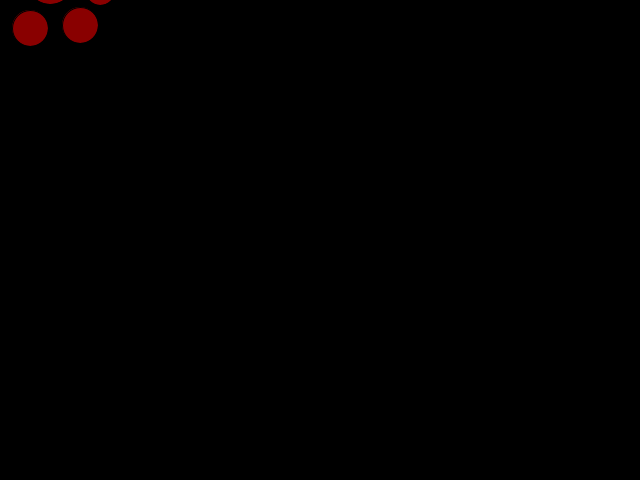
Frame 1 (no input)
Frame 60 (the mouse pressed at the canvas centre just before this capture): identical to frame 1, image omitted
Frame 120 (the mouse held since frame 60 and released just before this capture): blank canvas, image omitted

The Processing sketch that drew this single still picture (run headless with seeded random() and noise(); from frame 60 on, the mouse is pressed at the canvas centre):

// Processing sketch: processing_88726
// ── processing_88726.pde

int startX = 320;
int startY = 220;
float scale = 30;
float sizeEllipse = 100;
int color1 = 175;
int color2 = 0;
int color3 = 0;
int opacity = 200;
int frameScale = 5;
int frame = 0;
boolean ellipse1 = true;
boolean ellipse2 = true;
boolean ellipse3 = true;
boolean ellipse4 = true;
boolean blink = false;
int offsetX = startX;
int offsetY = 10;
 
 
void setup() {
  size(640, 480);
  ellipseMode(CENTER);
}
 
void draw() {
  background(0);
 
  if (mouseY < height && mouseY > 0) {
    if (mouseY > startY) {
      color1 = mouseY - startY;
    }
    else {
      color1 = startY - mouseY;
    }
  }
 
  fill(color1, color2, color3, opacity);
 
  if (ellipse1) {
    ellipse(startX - offsetX - 1*sizeEllipse, pmouseY - offsetY, int(.01*sizeEllipse*scale), int(.01*sizeEllipse*scale));
    ellipse(startX - offsetX + 1*sizeEllipse, pmouseY - offsetY, int(.01*sizeEllipse*scale), int(.01*sizeEllipse*scale));
  }
  if (ellipse2) {
    ellipse(startX - offsetX - int(.5*sizeEllipse), pmouseY - offsetY - int(.1*sizeEllipse), int(scale*.016*sizeEllipse), int(scale*.016*sizeEllipse));
    ellipse(startX - offsetX + int(.5*sizeEllipse), pmouseY - offsetY - int(.10*sizeEllipse), int(scale*.016*sizeEllipse), int(scale*.016*sizeEllipse));
  }
  if (ellipse3) {
    ellipse(startX - offsetX - int(.8*sizeEllipse), pmouseY - offsetY + int(.35*sizeEllipse), int(scale*.012*sizeEllipse), int(scale*.012*sizeEllipse));
    ellipse(startX - offsetX + int(.8*sizeEllipse), pmouseY - offsetY + int(.35*sizeEllipse), int(scale*.012*sizeEllipse), int(scale*.012*sizeEllipse));
  }
  if (ellipse4) {
    ellipse(startX - offsetX - int(.3*sizeEllipse), pmouseY - offsetY + int(.38*sizeEllipse), int(scale*.012*sizeEllipse), int(scale*.012*sizeEllipse));
    ellipse(startX - offsetX + int(.3*sizeEllipse), pmouseY - offsetY + int(.38*sizeEllipse), int(scale*.012*sizeEllipse), int(scale*.012*sizeEllipse));
  }
 
  if (mouseX < width && mouseX > 0) {
    offsetX += pmouseX - mouseX;
    sizeEllipse = abs(mouseX - startX);
  }
 
  if (blink == true) {
    if ((frame + frameScale*4) % 100 == 0) {
      ellipse1 = false;
    }
    if ((frame + frameScale*3) % 100 == 0) {
      ellipse1 = true;
      ellipse2 = false;
    }
    if ((frame + frameScale*2) % 100 == 0) {
      ellipse2 = true;
      ellipse3 = false;
    }
    if ((frame + frameScale) % 100 == 0) {
      ellipse3 = true;
      ellipse4 = false;
    }
    if (frame % 100 == 0) {
      ellipse4 = true;
      blink = false;
    }
  }
 
  frame++;
}
 
void mouseClicked() {
  blink = true;
}
